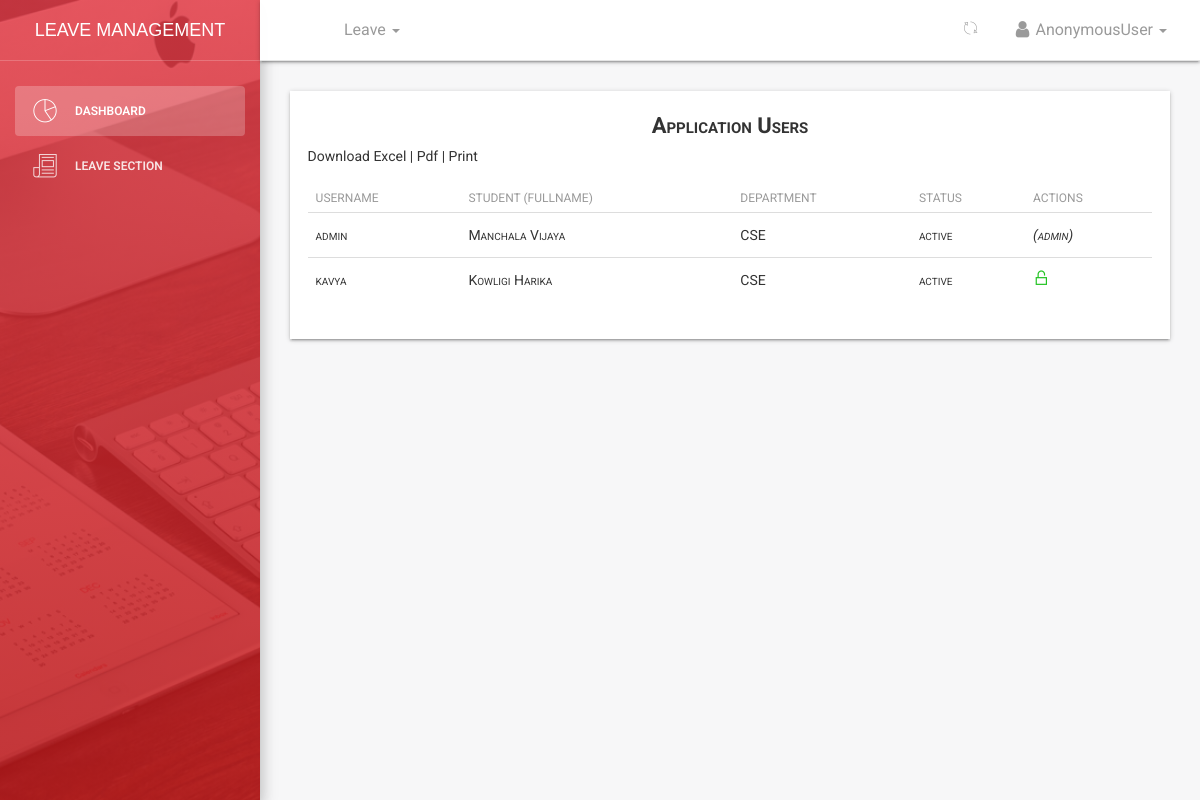
Screenshot of /accounts/users/all with the database file from the repository.
### student/models.py (models this page shows, shortened)
class Student(models.Model):
    MALE = 'male'
    FEMALE = 'female'
    OTHER = 'other'
    NOT_KNOWN = 'Not Known'
    GENDER = (
    (MALE,'Male'),
    (FEMALE,'Female'),
    (OTHER,'Other'),
    (NOT_KNOWN,'Not Known'),
    )
    user = models.ForeignKey(User,on_delete=models.CASCADE,default=1)
    image = models.FileField(_('Profile Image'),upload_to='profiles',default='default.png',blank=True,null=True,help_text='upload image size less than 2.0MB')#work on path username-date/image
    firstname = models.CharField(_('Firstname'),max_length=125,null=False,blank=False)
    lastname = models.CharField(_('Lastname'),max_length=125,null=False,blank=False)
    othername = models.CharField(_('Othername (optional)'),max_length=125,null=True,blank=True)
    birthday = models.DateField(_('Birthday'),blank=False,null=False)
    department =  models.ForeignKey(Department,verbose_name =_('Department'),on_delete=models.SET_NULL,null=True,default=None)
    studentid = models.CharField(_('Student ID Number'),max_length=10,null=True,blank=True)
    is_blocked = models.BooleanField(_('Is Blocked'),help_text='button to toggle employee block and unblock',default=False)
    is_deleted = models.BooleanField(_('Is Deleted'),help_text='button to toggle employee deleted and undelete',default=False)
    created = models.DateTimeField(verbose_name=_('Created'),auto_now_add=True,null=True)
    updated = models.DateTimeField(verbose_name=_('Updated'),auto_now=True,null=True)
    objects = Studentmanager()
    class Meta:
        verbose_name = _('Student')
        verbose_name_plural = _('Students')
        ordering = ['-created']
    @property
    def get_full_name(self):
        fullname = ''
        firstname = self.firstname
        lastname = self.lastname
        othername = self.othername
        if (firstname and lastname) or othername is None:
            fullname = firstname +' '+ lastname
            return fullname
        elif othername:
            fullname = firstname + ' '+ lastname +' '+othername
            return fullname
        return

class Department(models.Model):
    name = models.CharField(max_length=125)
    description = models.CharField(max_length=125,null=True,blank=True)
    created = models.DateTimeField(verbose_name=_('Created'),auto_now_add=True)
    updated = models.DateTimeField(verbose_name=_('Updated'),auto_now=True)
    class Meta:
        verbose_name = _('Department')
        verbose_name_plural = _('Departments')
        ordering = ['name','created']
    def __str__(self):
        return self.name

### accounts/views.py (the view)
# urls.py: path('users/all',views.users_list,name='users'),
def users_list(request):
	students = Student.objects.all()
	return render(request,'accounts/users_table.html',{'students':students,'title':'Users List'})

### student/wardens.py (called while the page is built)
    def get_queryset(self):
        return super().get_queryset().filter(is_deleted=False)

### templates/accounts/users_table.html (shortened to what this page needs)
{% extends '_layout.html' %}
 {% block navheader %}
 	{% include 'includes/navheader_student_app.html' %}
 {% endblock %}
 {% block content %}
        <section class="content">
            <section class="container-fluid">
                	<div class="table-shadow">
                		<div class="text-center table-description">
                			<h4 class="title-h3">Application Users</h4>
                		</div>
                		<div class="container-fluid">
                			<div class="row">
                			 	<div class="download-print-action">
                			  		Download Excel | Pdf | Print
                				</div>
                			</div>
                		</div>
                		<table class="table">
							  <thead>
							    <tr>
							      <th scope="col">Username</th>
							      <th scope="col">Student (fullname) </th>
							      <th scope="col">Department</th>
							      <th scope="col">Status</th>
							      <th scope="col">Actions</th>
							    </tr>
							  </thead>
							  <tbody>
							  	{% for std in students %}
							  	<tr>
								      <td>{{std.user.username}}</td>
								      <td>{{ std.get_full_name }}</td>
								      <td>{{ std.department }}</td>
								      {% if std.user.is_active %}
								      <td>active</td>
								      {% else %}
								      <td>inactive</td>
								      {% endif %}
								      {%  if std.user.is_active and std.user.is_superuser %}
								      <td style="font-style:italic;">(admin)</td>
								      {% elif std.user.is_active %}
								      <td><a href="{% url 'accounts:userblock' emp.user.id %}" title="block user"><i class="pe-7s-unlock"></i></a></td>
								      {% else %}
								      <td><a href="{% url 'accounts:userunblock' emp.user.id %}" title="unblock user"><i class="pe-7s-lock"></i></a></td>
								      {% endif %}
							  </tr>
							   {% endfor %}
							  </tbody>
						</table>
					</div>
            </section>
        </section>
 {% endblock %}

### rows the page displays
Student: user.username "admin", get_full_name "Manchala Vijaya", department "CSE", shows "active", shows "(admin)"
Student: user.username "kavya", get_full_name "Kowligi Harika", department "CSE", shows "active"

### other values shown
{{ request.user }} "AnonymousUser"
